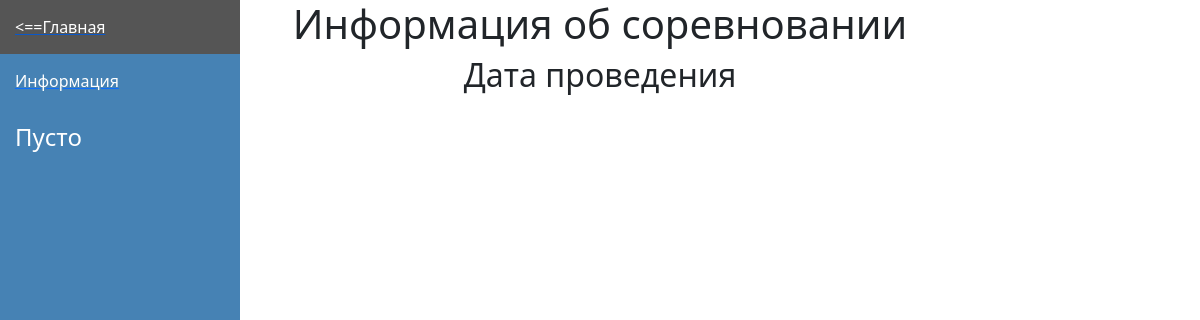
The app's page /information_about_competition/15/pilot/1 (signed in), older data.
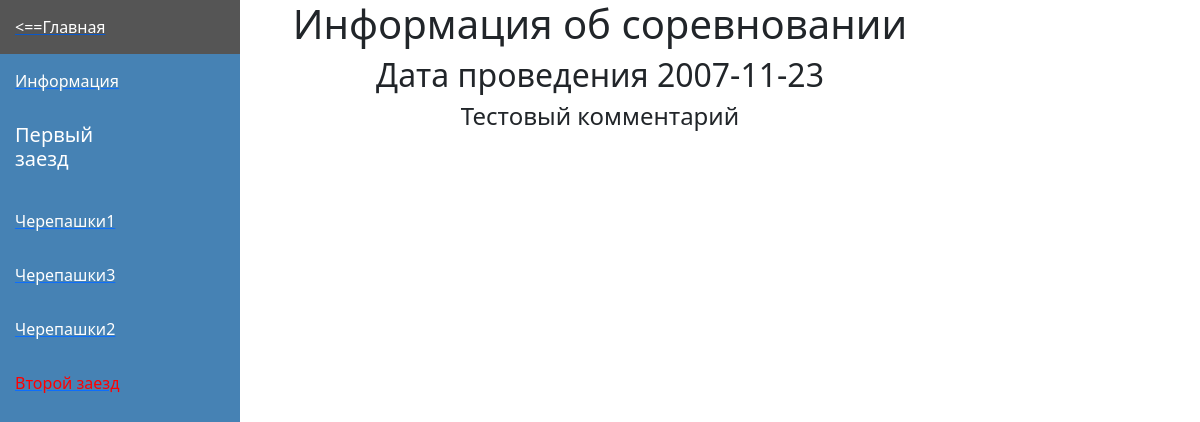
The same page, newer data.
### for_work_with_database/class_db_team.py (models this page shows)
class TeamDB(SqlAlchemyBase):
    __tablename__ = 'teams'
    id = sqlalchemy.Column(sqlalchemy.Integer, primary_key=True, autoincrement=True)
    name_command = sqlalchemy.Column(sqlalchemy.String)
    name_of_organization = sqlalchemy.Column(sqlalchemy.String)
    first_score = sqlalchemy.Column(sqlalchemy.Text)
    second_score = sqlalchemy.Column(sqlalchemy.Text)
    nomination = sqlalchemy.Column(sqlalchemy.Integer)
    competition_id = sqlalchemy.Column(sqlalchemy.Integer)
    manager = sqlalchemy.Column(sqlalchemy.String)
    number_phone_of_manager = sqlalchemy.Column(sqlalchemy.String)
    email_of_manager = sqlalchemy.Column(sqlalchemy.String)
    name_first_member = sqlalchemy.Column(sqlalchemy.String)
    last_name_first_member = sqlalchemy.Column(sqlalchemy.String)
    middle_name_first_member = sqlalchemy.Column(sqlalchemy.String)
    date_birthday_first_member = sqlalchemy.Column(sqlalchemy.String)
    certificate_PFDO_first_member = sqlalchemy.Column(sqlalchemy.String)
    name_second_member = sqlalchemy.Column(sqlalchemy.String)
    middle_name_second_member = sqlalchemy.Column(sqlalchemy.String)
    last_name_second_member = sqlalchemy.Column(sqlalchemy.String)
    date_birthday_second_member = sqlalchemy.Column(sqlalchemy.String)
    certificate_PFDO_second_member = sqlalchemy.Column(sqlalchemy.String)
    final_top = sqlalchemy.Column(sqlalchemy.Integer)
    final_score = sqlalchemy.Column(sqlalchemy.Integer)
    random_queue = sqlalchemy.Column(sqlalchemy.Integer)
    time_of_first_race = sqlalchemy.Column(sqlalchemy.Integer)
    time_of_second_race = sqlalchemy.Column(sqlalchemy.Integer)
    list_logs_score_of_first_race = sqlalchemy.Column(sqlalchemy.Text)
    list_logs_score_of_second_race = sqlalchemy.Column(sqlalchemy.Text)

### for_work_with_database/class_db_competition.py (models this page shows)
class Competition(SqlAlchemyBase):
    __tablename__ = "competition"
    id = Column(Integer, primary_key=True, autoincrement=True)
    date = Column(Text)
    commentary = Column(Text)
    date_of_ending_registration_members = Column(Text)
    started = Column(Text)
    date_of_starting_registration_members = Column(Text)
    header_for_competition = Column(Text)

### main.py (the view)
@app.route("/information_about_competition/<int:competition_id>/<string:nomination>/<int:number_of_launch>")
@limiter.limit(REQUESTS_TIME)
def information_about_competition(competition_id, nomination, number_of_launch):
    if not current_user.is_authenticated:
        return redirect("/")
    sess = db_session.create_session()
    teams = sess.query(TeamDB).filter(TeamDB.competition_id == competition_id).all()
    competition = sess.query(Competition).filter(Competition.id == competition_id).first()
    teams.sort(key=lambda x: x.random_queue)
    return render_template("page_about_competition.html",
                           teams=list(teams),
                           len=len,
                           competition=competition,
                           number_of_launch=number_of_launch,
                           competition_id=competition_id,
                           nomination=nomination)

### for_work_with_database/db_session.py (called while the page is built)
def create_session() -> Session:
    global __factory
    return __factory()

### main.py (called while the page is built)
@login_manager.user_loader
def load_user(user_id):
    db_sess = db_session.create_session()
    return db_sess.query(User).get(user_id)

### templates/page_about_competition.html (shortened to what this page needs)
<!DOCTYPE html>
<html lang="en">
<head>
</head>
<head>
    <link href="https://cdn.jsdelivr.net/npm/bootstrap@5.2.0/dist/css/bootstrap.min.css" rel="stylesheet">
    <link rel="stylesheet" href="https://cdn.jsdelivr.net/npm/bootstrap-icons@1.4.0/font/bootstrap-icons.css">
</head>
<body>
<div class="menu-container">
    <a href="/">
        <button class="menu-button"><==Главная</button>
    </a>
    <a href="/information_about_competition/{{ competition.id }}/{{ nomination }}/{{ number_of_launch }}">
        <button class="menu-button">Информация</button>
    </a>
    {% if teams %}
        {% if number_of_launch == 1 %}
            <h5 class="text_message_at_menu_buttons">Первый заезд</h5>
        {% else %}
            <h4 class="text_message_at_menu_buttons">Второй заезд</h4>
        {% endif %}
        {% if number_of_launch == 1 %}
            {% for team in teams %}
                <a href="/timer/{{competition.id}}/{{nomination}}/1/{{team.id}}">
                    <button class="menu-button">{{ team.name_command }}</button>
                </a>
            {% endfor %}
        {% else %}
            {% for team in teams %}
                <a href="/timer/{{competition.id}}/{{nomination}}/2/{{team.id}}">
                    <button class="menu-button">{{ team.name_command }}</button>
                </a>
            {% endfor %}
        {% endif %}
        {% if number_of_laucnh == 1 %}
            <a href="/timer/{{competition.id}}/{{nomination}}/2/{{teams[0].id}}">
                <button class="menu-button"><font color="red">Второй заезд</font></button>
            </a>
        {% else %}
            <a href="/timer/{{competition.id}}/{{nomination}}/1/{{teams[0].id}}">
                <button class="menu-button"><font color="red">Второй заезд</font></button>
            </a>
        {% endif %}
    {% else %}
        <h4 class="text_message_at_menu_buttons">Пусто</h4>
    {% endif %}
</div>
<div align="center">
    <h1>Информация об соревновании</h1>
    <h2>Дата проведения {{competition.date}}</h2>
    <h4>{{competition.commentary}}</h4>
</div>
<div style="margin-left: 25%; padding: 20px;">
</div>
</body>
</html>

Row changes from the older to the newer data that the page shows:
added TeamDB: name_command "Черепашки1"
added TeamDB: name_command "Черепашки3"
added TeamDB: name_command "Черепашки2"
added Competition: date "2007-11-23", commentary "Тестовый комментарий"
Text that changed along with them:
text no longer shown: "Пусто"
text now shown: "Первый заезд Второй заезд"
